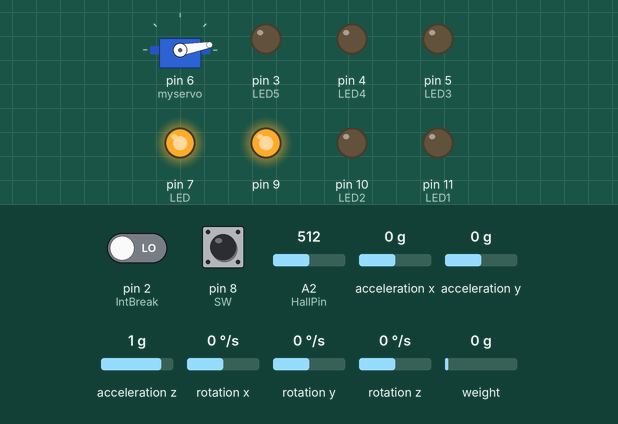
Simulated run of this sketch. Board: Arduino Uno, built with avr-gcc and run on an emulated ATmega328P. Shown: servo, output pins drawn as LEDs (lit = HIGH). The test bench sets the inputs (shaded band); at power-on: acceleration y 0 g, pin 2 (IntBreak) LOW, A2 (HallPin) = 512, acceleration z 1 g, pin 8 (SW) HIGH, acceleration x 0 g, rotation x 0 °/s, rotation y 0 °/s, rotation z 0 °/s, weight on the scale 0 g. What the sketch prints to the serial monitor is not drawn.

Above: at 3.9 s.
4.0 s: acceleration y set to 0.7 g
7.0 s: acceleration y set to 1 g
At 9.1 s:
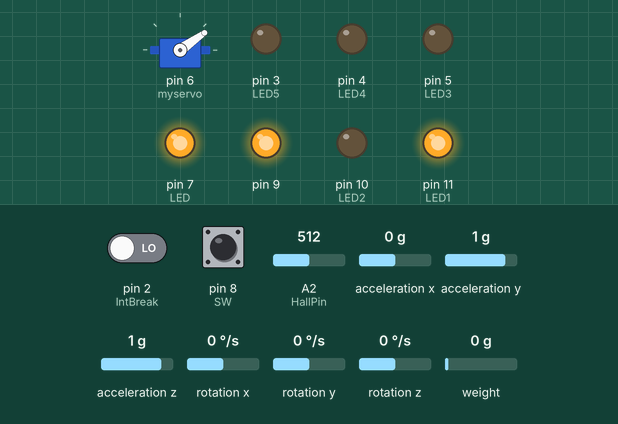
9.5 s: pin 2 (IntBreak) driven HIGH
At 10.6 s:
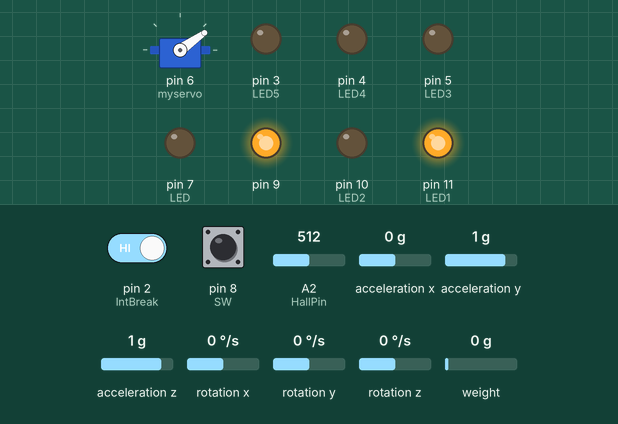
11.0 s: A2 (HallPin) set to 716
14.0 s: acceleration z set to -1.4 g
17.0 s: pin 2 (IntBreak) driven LOW
At 19.2 s:
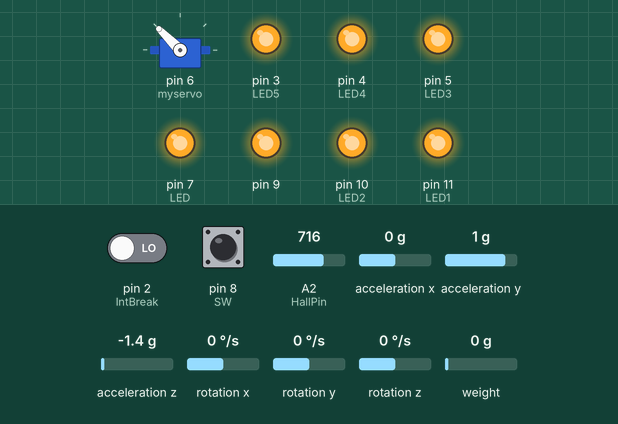
Timing chart, 0 to 22.7 s (numbered marks = the images above; inputs shaded):
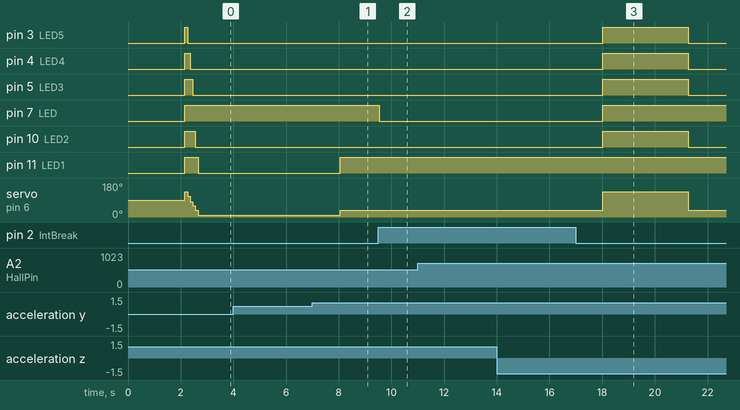

The sketch:

________.ino
```cpp
//////////////////////庫//////////////////////
#include <Servo.h>
#include "I2Cdev.h"
#include "MPU6050.h"
#include "HX711.h"

//////////////////////建構物件//////////////////////
Servo myservo;
MPU6050 mpu;
HX711 scale;

//////////////////////五大模式變數//////////////////////
volatile int NowMode;
int CtrlGoStop;

//////////////////////開關跟按鈕、LED、馬達變數//////////////////////
#define LED1 11
#define LED2 10
#define LED3 5
#define LED4 4
#define LED5 3
#define NUMBER 5
#define LED 7
#define BUTTONRED 12
#define BUTTONBULE 13
#define SW 8
int red, bule;      //按鈕變數
int OnOff;          //監控是否自動手動變數
int Seg = 1;        //為手動調整伺服馬達變數
int Dis = 0;         //距離變數

//////////////////////HX711相關變數及陣列//////////////////////
float Hx711Array[NUMBER];
float Hx711SortArray[NUMBER];
int SendHx711;
int MedienHx711;

//////////////////////霍爾相關變數及陣列//////////////////////
float HallArray[NUMBER];
float HallSortArray[NUMBER];
const int HallPin = A2;
int HallStartValue = 0;
int SendHall;
int MedienHall;

//////////////////////X軸相關變數及陣列//////////////////////
float ZAxisArray [NUMBER];
float ZSortArray [NUMBER];
int ZStartValue = 0;
int SendZ;
int MedienZ;

//////////////////////Z軸相關變數及陣列//////////////////////
float XAxisArray[NUMBER];
float XSortArray[NUMBER];
int XStartValue = 0;
int SendX;
int MedienX;

//////////////////////Y軸相關變數及陣列//////////////////////
float YAxisArray[NUMBER];
float YSortArray[NUMBER];
int YStartValue = 0;
int SendY;

//////////////////////姿態感測收值變數//////////////////////
int16_t ax, ay, az, gx, gy, gz;

//////////////////////角度變數//////////////////////
float Gyro_y; //Y軸陀螺儀數據暫存
float Gyro_x;
float Gyro_z;
float angleAx;
float angle6;
float K1 = 0.05; // 對加速度計取值的權重
float Angle; //一階互補濾波計算出的小車最終傾斜角度
float accelz = 0;
float angle, angle_dot;

//////////////////////卡爾曼濾波變數//////////////////////
float P[2][2] = {{ 1, 0 }, { 0, 1 }};
float Pdot[4] = { 0, 0, 0, 0};
float Q_angle = 0.001, Q_gyro = 0.005; //角度數據基礎,角速度數據基礎
float R_angle = 0.5 , C_0 = 1;
float q_bias, angle_err, PCt_0, PCt_1, E, K_0, K_1, t_0, t_1;
float timeChange = 5; //濾波法採樣時間間隔毫秒
float dt = timeChange * 0.001; //注意：dt的取值為濾波器採樣時間
void Angletest();

//////////////////////外部中斷控制變數//////////////////////
int CtrlInti = 0;
int IntBreak = 2;
int HILO;

void setup() {
  Serial.begin(115200);
  //////////////////////設定開關跟按鈕//////////////////////
  pinMode(BUTTONRED, INPUT);
  pinMode(BUTTONBULE, INPUT);
  pinMode(SW, INPUT_PULLUP);
  //////////////////////設定伺服馬達//////////////////////
  myservo.attach(6);
  //////////////////////設定MPU6050姿態感測//////////////////////
  Wire.begin();
  mpu.initialize();
  delay(100);
  //////////////////////設定應變規//////////////////////
  // HX711.DOUT  - pin #A1
  // HX711.PD_SCK - pin #A0
  scale.begin(A1, A0);
  scale.set_scale(3780.f);
  scale.tare();
  //////////////////////在程式初始時先放五個 Hall&X&Z 元素進陣列//////////////////////
  PutValueArray(HallArray, HallStartValue, HallPin);
  PutValueArray(XAxisArray, "X");
  PutValueArray(ZAxisArray, "Z");
  PutValueArray(YAxisArray, "Y");

  //////////////////////藍芽初始化//////////////////////
  pinMode(9, OUTPUT);
  digitalWrite(9, HIGH);
  delay(1000);
  //////////////////////外部中斷設定//////////////////////
  //attachInterrupt(0, InteHall, HIGH); //assign int0
  pinMode(IntBreak, INPUT);
  //////////////////////所有設定已完成 LED亮起//////////////////////
  pinMode(LED1, OUTPUT);   //LED後帶數字為模式LED
  pinMode(LED2, OUTPUT);
  pinMode(LED3, OUTPUT);
  pinMode(LED4, OUTPUT);
  pinMode(LED5, OUTPUT);
  pinMode(LED, OUTPUT);   //此為全部設定完成 亮LED燈
  digitalWrite(LED, HIGH);
  MotorCmd(6);
  delay(100);
  MotorCmd(5);
  delay(100);
  MotorCmd(4);
  delay(100);
  MotorCmd(3);
  delay(100);
  MotorCmd(2);
  delay(100);
  MotorCmd(1);
  delay(100);
}

//////////////////////外部中斷涵式//////////////////////
void InteHall() {
  CtrlInti = 1;
  digitalWrite(LED, LOW);
  if (MedienX > 70) {
    MotorCmd(2);
    NowMode = 5;
    delay(2000);
  }
  CtrlInti = 0;
}

//////////////////////霍爾陣列初始化完放五個元素//////////////////////
void PutValueArray(float Array[], int StartValue, int Pin) {
  for (int i = 0; i < NUMBER; i++) {
    Array[i] = analogRead(Pin);
  }
  StartValue = analogRead(Pin);
}

void PutValueArray(float Array[]) {
  for (int i = 0; i < NUMBER; i++) {
    Array[i] = scale.get_units();
  }
  HallStartValue = scale.get_units();
}

//////////////////////姿態X, Z陣列初始化完放五個元素//////////////////////
void PutValueArray(float Array[], String Axis) {
  if (Axis == "X") {
    for (int i = 0; i < NUMBER; i++) {
      mpu.getMotion6(&ax, &ay, &az, &gx, &gy, &gz);
      Array[i] = (ay / 16384.0f) * 100;
    }
    XStartValue = (ay / 16384.0f) * 100;
  }
  if (Axis == "Z") {
    for (int i = 0; i < NUMBER; i++) {
      mpu.getMotion6(&ax, &ay, &az, &gx, &gy, &gz);
      Array[i] = (az / 16384.0f) * 100;;
    }
    ZStartValue = (az / 16384.0f) * 100;
  }
  if (Axis == "Y") {
    for (int i = 0; i < NUMBER; i++) {
      mpu.getMotion6(&ax, &ay, &az, &gx, &gy, &gz);
      Array[i] = (ax / 16384.0f) * 100;;
    }
    ZStartValue = (ax / 16384.0f) * 100;
  }
}

//////////////////////霍爾陣列放值進第一元素//////////////////////
void ShiftRightArray(float Array[], int Pin) {
  for (int i = NUMBER - 1; i > 0; i--) {
    Array[i] = Array[i - 1];
  }
  Array[0] = analogRead(Pin);
}

void ShiftRightArray(float Array[]) {
  for (int i = NUMBER - 1; i > 0; i--) {
    Array[i] = Array[i - 1];
  }
  Array[0] =  scale.get_units();
}

//////////////////////X, Z陣列放值進第一元素//////////////////////
void ShiftRightArray(float Array[], String Axis) {
  for (int i = NUMBER - 1; i > 0; i--) {
    Array[i] = Array[i - 1];
  }
  if (Axis == "X") {
    mpu.getMotion6(&ax, &ay, &az, &gx, &gy, &gz);
    Array[0] = (ay / 16384.0f) * 100;;
  }
  if (Axis == "Z") {
    mpu.getMotion6(&ax, &ay, &az, &gx, &gy, &gz);
    Array[0] = (az / 16384.0f) * 100;;
  }
  if (Axis == "Y") {
    mpu.getMotion6(&ax, &ay, &az, &gx, &gy, &gz);
    Array[0] = (ay / 16384.0f) * 100;;
  }
}

//////////////////////陣列排序//////////////////////
void SortByArray(float SortArray[], float Array[]) {
  float temp;

  for (int i = 0; i < NUMBER; i++) {
    SortArray[i] = Array[i];
  }

  for (int i = 0; i < NUMBER - 1; i++) {
    for (int j = 0; j < NUMBER - 1; j++) {
      if (SortArray[j + 1] < SortArray[j]) {
        temp = SortArray[j];
        SortArray[j] = SortArray[j + 1];
        SortArray[j + 1] = temp;
      }
    }
  }
}

//////////////////////標準差計算涵式//////////////////////
void VariancePulsByLoad (float SortArray[], int* SendData) {
  float Sum1, Sum2, ToTal;

  Sum1 = pow(SortArray[1] - SortArray[2], 2);
  Sum2 = pow(SortArray[3] - SortArray[2], 2);
  ToTal = sqrt(Sum1 + Sum2);
  *SendData = ToTal;
}

void LedControl(int mode) {
  switch (mode) {
    case 1:
      digitalWrite(LED1, LOW);
      digitalWrite(LED2, LOW);
      digitalWrite(LED3, LOW);
      digitalWrite(LED4, LOW);
      digitalWrite(LED5, LOW);
      break;
    case 2:
      digitalWrite(LED1, HIGH);
      digitalWrite(LED2, LOW);
      digitalWrite(LED3, LOW);
      digitalWrite(LED4, LOW);
      digitalWrite(LED5, LOW);
      break;
    case 3:
      digitalWrite(LED1, HIGH);
      digitalWrite(LED2, HIGH);
      digitalWrite(LED3, LOW);
      digitalWrite(LED4, LOW);
      digitalWrite(LED5, LOW);
      break;
    case 4:
      digitalWrite(LED1, HIGH);
      digitalWrite(LED2, HIGH);
      digitalWrite(LED3, HIGH);
      digitalWrite(LED4, LOW);
      digitalWrite(LED5, LOW);
      break;
    case 5:
      digitalWrite(LED1, HIGH);
      digitalWrite(LED2, HIGH);
      digitalWrite(LED3, HIGH);
      digitalWrite(LED4, HIGH);
      digitalWrite(LED5, LOW);
      break;
    case 6:
      digitalWrite(LED1, HIGH);
      digitalWrite(LED2, HIGH);
      digitalWrite(LED3, HIGH);
      digitalWrite(LED4, HIGH);
      digitalWrite(LED5, HIGH);
      break;
  }
}

//////////////////////馬達控制函式//////////////////////
void MotorCmd(int angle) {
  switch (angle) {
    case 1:
      myservo.write(10);
      LedControl(1);
      Seg = 1;
      break;
    case 2:
      myservo.write(35);
      LedControl(2);
      Seg = 2;
      break;
    case 3:
      myservo.write(60);
      LedControl(3);
      Seg = 3;
      break;
    case 4:
      myservo.write(80);
      LedControl(4);
      Seg = 4;
      break;
    case 5:
      myservo.write(110);
      LedControl(5);
      Seg = 5;
      break;
    case 6:
      myservo.write(135);
      LedControl(6);
      Seg = 6;
      break;
  }
}

//////////////////////計算中位數//////////////////////
void CalculateByMedian(float SortArray[], int StartValue, int* Send) {

  float Median, total;
  Median = SortArray[2];
  float CalculateValue = abs(StartValue - Median);
  *Send = CalculateValue;
}

//////////////////////角度計算//////////////////////
void Angletest()
{
  mpu.getMotion6(&ax, &ay, &az, &gx, &gy, &gz);
  //平衡參數
  Angle = atan2(ay , az) * 57.3;           //角度計算公式
  Gyro_x = (gx - 128.1) / 131;              //角度轉換
  Kalman_Filter(Angle, Gyro_x);            //卡爾曼濾波
  //旋轉角度Z軸參數
  if (gz > 32768) gz -= 65536;              //強制轉換2G, 1G
  Gyro_z = -gz / 131;                      //Z軸參數轉換
  accelz = az / 16.4;

  angleAx = atan2(ax, az) * 180 / PI; //計算X軸夾角
  Gyro_y = -gy / 131.00; //計算角速度
  //一階互補濾波
  angle6 = K1 * angleAx + (1 - K1) * (angle6 + Gyro_y * dt);
}

//////////////////////卡爾曼濾波計算//////////////////////
void Kalman_Filter(double angle_m, double gyro_m)
{
  angle += (gyro_m - q_bias) * dt;
  angle_err = angle_m - angle;
  Pdot[0] = Q_angle - P[0][1] - P[1][0];
  Pdot[1] = - P[1][1];
  Pdot[2] = - P[1][1];
  Pdot[3] = Q_gyro;
  P[0][0] += Pdot[0] * dt;
  P[0][1] += Pdot[1] * dt;
  P[1][0] += Pdot[2] * dt;
  P[1][1] += Pdot[3] * dt;
  PCt_0 = C_0 * P[0][0];
  PCt_1 = C_0 * P[1][0];
  E = R_angle + C_0 * PCt_0;
  K_0 = PCt_0 / E;
  K_1 = PCt_1 / E;
  t_0 = PCt_0;
  t_1 = C_0 * P[0][1];
  P[0][0] -= K_0 * t_0;
  P[0][1] -= K_0 * t_1;
  P[1][0] -= K_1 * t_0;
  P[1][1] -= K_1 * t_1;
  angle += K_0 * angle_err; //角度
  q_bias += K_1 * angle_err;
  angle_dot = gyro_m - q_bias; //角速度
}

//////////////////////按鈕控制馬達//////////////////////
void BlueAndRed() {


  red = digitalRead(BUTTONRED);
  bule = digitalRead(BUTTONBULE);
  if (red == HIGH && Seg < 6) {
    Seg++;
    MotorCmd(Seg);
    delay(250);
  } else if (bule == HIGH && Seg > 1) {
    Seg--;
    MotorCmd(Seg);
    delay(250);
  }
}

//////////////////////距離計算涵式//////////////////////
void CalDistance(int *SendDis) {
  if (SendHx711 >= 16 && SendHall >= 24) {
    *SendDis = 4;
  } else if (SendHx711 >= 10 && SendHall >= 24) {
    *SendDis = 3;
  } else if (SendHx711 >= 7 && SendHall >= 10) {
    *SendDis = 2;
  } else if (SendHx711 >= 4 && SendHall >= 4) {
    *SendDis = 1;
  } else if (SendHx711 >= 0 && SendHall >= 0) {
    *SendDis = 0;
  }
}

//////////////////////藍芽傳值涵式//////////////////////
void BluetoothSendData() {

  Serial.write(85);
  Serial.write(SendX);
  Serial.write(SendZ);
  Serial.write(SendHall);
  Serial.write(int(angle));
  Serial.write(NowMode);
  Serial.write(Dis);

  /*
    //Serial.print("中位數 Z");
    //Serial.print(MedienZ);
    //Serial.print("標準差 Z");
    //Serial.print(SendZ);
    Serial.print("應變規  ");
    Serial.print(SendHx711);
    Serial.print("霍爾 ");
    Serial.println(SendHall);
  */
}

//////////////////////模式選擇//////////////////////
void NowModeSwitch() {
  HILO = digitalRead(IntBreak);

  if (HILO == HIGH) {
    InteHall();
  } else  if (SendZ >= 100 && CtrlInti == 0 && MedienHx711<=20) {
    digitalWrite(LED, HIGH);
    MotorCmd(6);
    NowMode = 4;
    delay(1500);
  } else if (angle > 50 && CtrlInti == 0) {
    digitalWrite(LED, HIGH);
    MotorCmd(2);
    NowMode = 3;
  } else if (SendX <= 3 && SendZ <= 3) {
    digitalWrite(LED, HIGH);
    MotorCmd(1);
    NowMode = 1;
  } else if (abs(MedienHx711) >= 20 && SendHall >= 1 && CtrlInti == 0) {
    digitalWrite(LED, HIGH);
    switch(Seg){
      case 1:
        if(SendZ>=25){
          MotorCmd(3);
          NowMode = 2;
          delay(500);
        }else if(SendZ>=15){
          MotorCmd(2);
          NowMode = 2;
          delay(500);
        }else{
          MotorCmd(1);
          NowMode = 2;
          delay(500);
        }
        break;
      case 2:
        if(SendHall>7){
          MotorCmd(3);
          NowMode = 2;
          delay(500);
        }else if(SendHall<=2){
          MotorCmd(1);
          NowMode = 2;
          delay(500);
        }
        break;
      case 3:
        if(SendHall>20){
          MotorCmd(4);
          NowMode = 2;
          delay(500);
        }else if(SendHall<=7){
          MotorCmd(2);
          NowMode = 2;
          delay(500);
        }
        break;
      case 4:
        if(SendHall>30){
          MotorCmd(5);
          NowMode = 2;
          delay(500);
        }else if(SendHall<=20){
          MotorCmd(3);
          NowMode = 2;
          delay(500);
        }
        break;
      case 5:
        if(SendHall>38){
          MotorCmd(6);
          NowMode = 2;
          delay(500);
        }else if(SendHall<=30){
          MotorCmd(4);
          NowMode = 2;
          delay(500);
        }
        break;
      case 6:
        if(SendHall<=38){
          MotorCmd(5);
          NowMode = 2;
          delay(500);
        }
        break;
    }
  }
}

//////////////////////手動自動開關判斷//////////////////////
void SwitchOnOff() {
  OnOff = digitalRead(SW);
  if (OnOff == HIGH) {
    Angletest();
    ShiftRightArray(Hx711Array);
    ShiftRightArray(XAxisArray, "X");
    ShiftRightArray(ZAxisArray, "Z");
    //ShiftRightArray(YAxisArray, "Y");
    ShiftRightArray(HallArray, HallPin);
    SortByArray(Hx711SortArray, Hx711Array);
    SortByArray(XSortArray, XAxisArray);
    SortByArray(ZSortArray, ZAxisArray);
    //SortByArray(YSortArray, YAxisArray);
    SortByArray(HallSortArray, HallArray);
    Angletest();
    VariancePulsByLoad(Hx711SortArray, &SendHx711);
    VariancePulsByLoad(XSortArray, &SendX);
    VariancePulsByLoad(ZSortArray, &SendZ);
    VariancePulsByLoad(HallSortArray, &SendHall);
    //CalculateByMedian(XSortArray, XStartValue, &MedienX);
    //CalculateByMedian(ZSortArray, ZStartValue, &MedienZ);
    //CalculateByMedian(HallSortArray, HallStartValue, &MedienHall);
    Angletest();
    MedienHx711 = Hx711SortArray[2];
    MedienX = XSortArray[2];
    MedienZ = ZSortArray[2];
    NowModeSwitch();
    CalDistance(&Dis);
    BluetoothSendData();
  } else {
    BlueAndRed();
  }
}

void loop() {
  SwitchOnOff();
}
```

Measured:
- the behaviour switches between 0.8 and 0.9 g on acceleration y (found by bisection; images 0 and 1)
- after the input at 4.0 s, every drawn part: stays the same
- after the input at 7.0 s, pin 11 (LED1): LOW → HIGH after 1.1 s; servo on pin 6 (myservo): 10° → 35° after 1.1 s
- after the input at 9.5 s, pin 7 (LED): HIGH → LOW at once
- after the input at 11.0 s, every drawn part: stays the same
- after the input at 14.0 s, every drawn part: stays the same
- after the input at 17.0 s, pin 3 (LED5), pin 4 (LED4), pin 5 (LED3), pin 10 (LED2): LOW → HIGH after 1.0 s, → LOW 3.2 s later; pin 7 (LED): LOW → HIGH after 1.0 s; servo on pin 6 (myservo): 35° → 135° after 1.0 s, → 35° 3.2 s later
